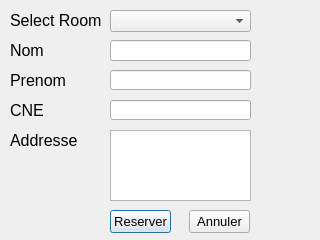
<?xml version="1.0" encoding="UTF-8"?>
<ui version="4.0">
 <class>BookRoomDialog</class>
 <widget class="QDialog" name="BookRoomDialog">
  <property name="windowModality">
   <enum>Qt::WindowModal</enum>
  </property>
  <property name="geometry">
   <rect>
    <x>0</x>
    <y>0</y>
    <width>320</width>
    <height>240</height>
   </rect>
  </property>
  <property name="windowTitle">
   <string>Booka a Room</string>
  </property>
  <widget class="QLabel" name="label">
   <property name="geometry">
    <rect>
     <x>10</x>
     <y>10</y>
     <width>91</width>
     <height>21</height>
    </rect>
   </property>
   <property name="font">
    <font>
     <pointsize>12</pointsize>
    </font>
   </property>
   <property name="text">
    <string>Select Room</string>
   </property>
  </widget>
  <widget class="QComboBox" name="cmbRoomList">
   <property name="geometry">
    <rect>
     <x>110</x>
     <y>10</y>
     <width>141</width>
     <height>22</height>
    </rect>
   </property>
   <property name="font">
    <font>
     <pointsize>12</pointsize>
    </font>
   </property>
  </widget>
  <widget class="QLineEdit" name="txtName">
   <property name="geometry">
    <rect>
     <x>110</x>
     <y>40</y>
     <width>141</width>
     <height>21</height>
    </rect>
   </property>
  </widget>
  <widget class="QLineEdit" name="txtContactNumber">
   <property name="geometry">
    <rect>
     <x>110</x>
     <y>70</y>
     <width>141</width>
     <height>20</height>
    </rect>
   </property>
  </widget>
  <widget class="QTextEdit" name="txtAddress">
   <property name="geometry">
    <rect>
     <x>110</x>
     <y>130</y>
     <width>141</width>
     <height>71</height>
    </rect>
   </property>
  </widget>
  <widget class="QLabel" name="label_2">
   <property name="geometry">
    <rect>
     <x>10</x>
     <y>40</y>
     <width>91</width>
     <height>21</height>
    </rect>
   </property>
   <property name="font">
    <font>
     <pointsize>12</pointsize>
    </font>
   </property>
   <property name="text">
    <string>Nom</string>
   </property>
  </widget>
  <widget class="QLabel" name="label_3">
   <property name="geometry">
    <rect>
     <x>10</x>
     <y>70</y>
     <width>91</width>
     <height>21</height>
    </rect>
   </property>
   <property name="font">
    <font>
     <pointsize>12</pointsize>
    </font>
   </property>
   <property name="text">
    <string>Prenom</string>
   </property>
  </widget>
  <widget class="QLabel" name="label_4">
   <property name="geometry">
    <rect>
     <x>10</x>
     <y>130</y>
     <width>91</width>
     <height>21</height>
    </rect>
   </property>
   <property name="font">
    <font>
     <pointsize>12</pointsize>
    </font>
   </property>
   <property name="text">
    <string>Addresse</string>
   </property>
  </widget>
  <widget class="QLabel" name="label_5">
   <property name="geometry">
    <rect>
     <x>10</x>
     <y>100</y>
     <width>91</width>
     <height>21</height>
    </rect>
   </property>
   <property name="font">
    <font>
     <pointsize>12</pointsize>
    </font>
   </property>
   <property name="text">
    <string>CNE</string>
   </property>
  </widget>
  <widget class="QLineEdit" name="txtIdProof">
   <property name="geometry">
    <rect>
     <x>110</x>
     <y>100</y>
     <width>141</width>
     <height>20</height>
    </rect>
   </property>
  </widget>
  <widget class="QPushButton" name="btnSubmit">
   <property name="geometry">
    <rect>
     <x>110</x>
     <y>210</y>
     <width>61</width>
     <height>23</height>
    </rect>
   </property>
   <property name="font">
    <font>
     <pointsize>10</pointsize>
    </font>
   </property>
   <property name="text">
    <string>Reserver</string>
   </property>
  </widget>
  <widget class="QPushButton" name="btnCancel">
   <property name="geometry">
    <rect>
     <x>189</x>
     <y>210</y>
     <width>61</width>
     <height>23</height>
    </rect>
   </property>
   <property name="font">
    <font>
     <pointsize>10</pointsize>
    </font>
   </property>
   <property name="text">
    <string>Annuler</string>
   </property>
  </widget>
 </widget>
 <resources/>
 <connections/>
</ui>
